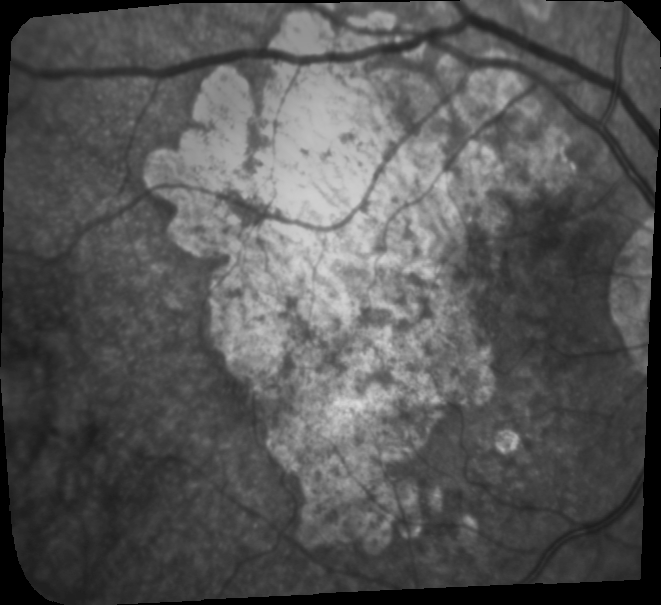
#> input picture 1.png, 661 x 605 px
$ jupyter execute img.ipynb
#> lines starting #> are read from the running program, lines starting #| are printed output that depends on the picture
[cell 1]
import matplotlib.pyplot as plt
import cv2

[cell 2]
f, axarr = plt.subplots(1,3,figsize=(15,10))

plt.rc('font', size=10)

axarr[0].imshow(cv2.imread('1.png',0),cmap='gray')
axarr[1].imshow(cv2.imread('2.png',0),cmap='gray')
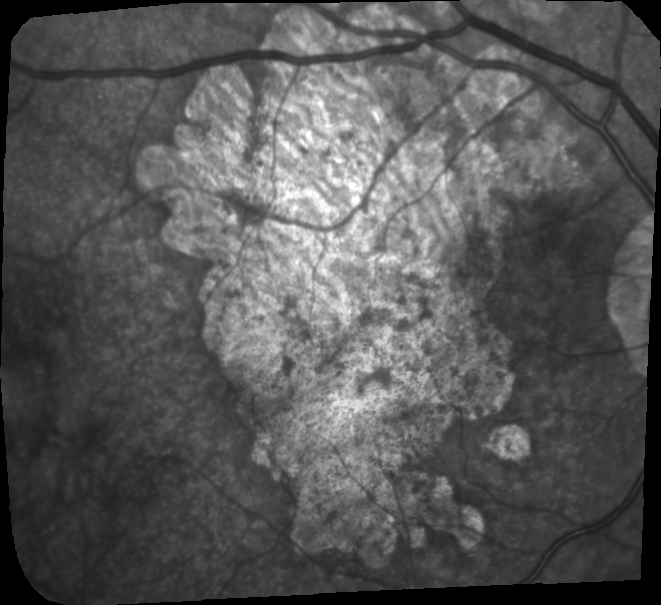
#> input picture 2.png, 661 x 605 px
axarr[2].imshow(cv2.imread('BCM_20171011_to_20180618_threshold_1_otsu_27.png',0),cmap='gray')
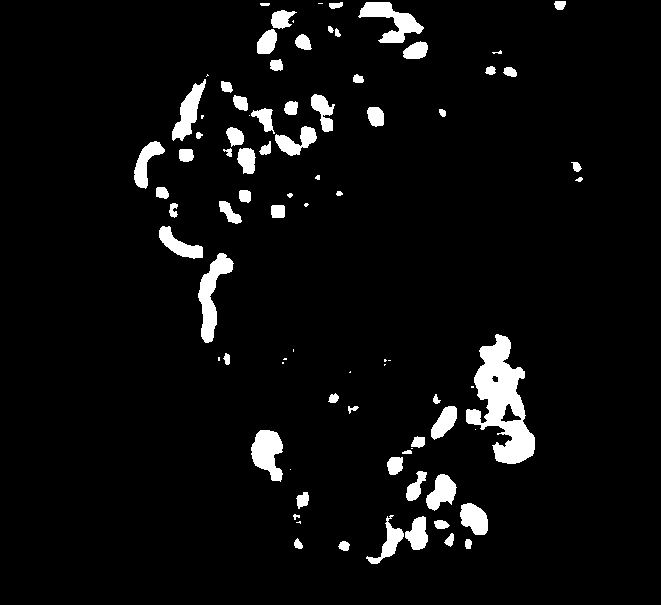
#> input picture BCM_20171011_to_20180618_threshold_1_otsu_27.png, 661 x 605 px

# plt.suptitle("Example")

f.savefig('example.png')
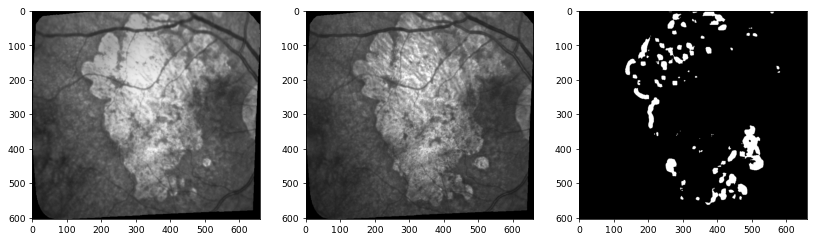
#> figure drawn by matplotlib, 3 panels
